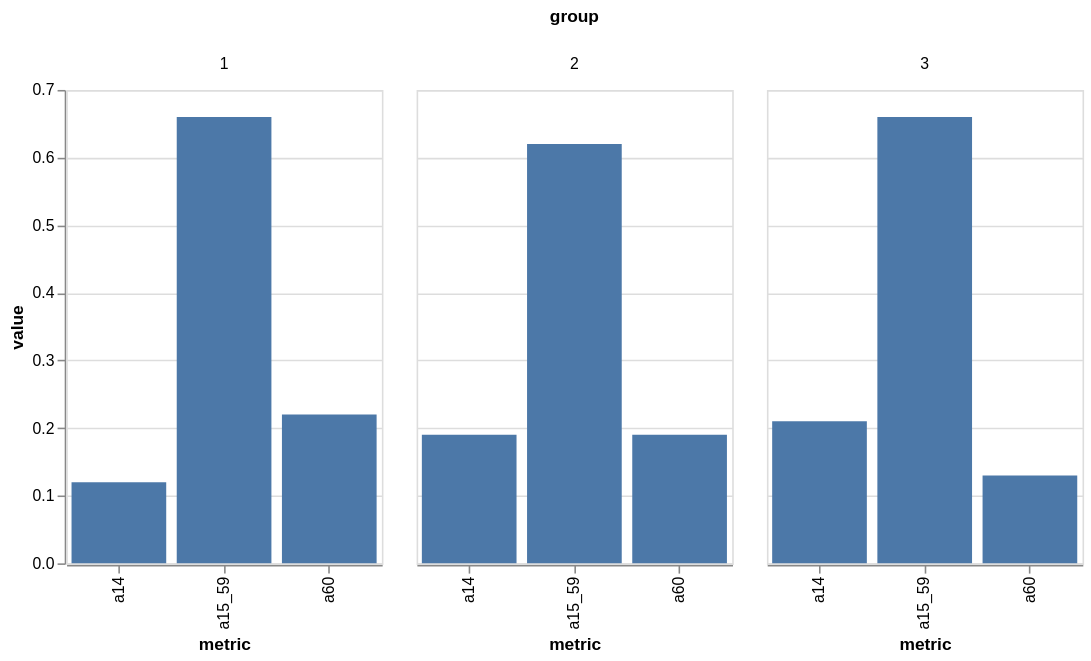

The notebook cell saved with this chart:
### Markdown cell above
三组的地理分布情况  

- 第1组：绿色  
- 第2组：黄色  
- 第3组：红色

### Code cell
gdf_summary = gdf.groupby("group").agg(
    a14=("a14-","mean"),
    a15_59=("a15_59","mean"),
    a60=("a60+","mean"),
).round(2)

alt.Chart(gdf_summary.stack().reset_index().rename({"level_1":"metric",0:"value"},axis=1)).mark_bar().encode(
    x="metric",
    y="value",
    tooltip=["metric:O","value:Q"]
).properties(
    width=200
).facet(
    column="group"
)

### Figure 1 — Vega-Lite specification as saved in the notebook (floating-point values rounded to 4 significant figures)
{"config": {"view": {"continuousWidth": 400, "continuousHeight": 300}}, "data": {"name": "data-24e0339f6d49e3373926d91bc8086d3c"}, "facet": {"column": {"field": "group", "type": "quantitative"}}, "spec": {"mark": "bar", "encoding": {"tooltip": [{"field": "metric", "type": "ordinal"}, {"field": "value", "type": "quantitative"}], "x": {"field": "metric", "type": "nominal"}, "y": {"field": "value", "type": "quantitative"}}, "width": 200}, "$schema": "https://vega.github.io/schema/vega-lite/v4.17.0.json", "datasets": {"data-24e0339f6d49e3373926d91bc8086d3c": [{"group": 1, "metric": "a14", "value": 0.12}, {"group": 1, "metric": "a15_59", "value": 0.66}, {"group": 1, "metric": "a60", "value": 0.22}, {"group": 2, "metric": "a14", "value": 0.19}, {"group": 2, "metric": "a15_59", "value": 0.62}, {"group": 2, "metric": "a60", "value": 0.19}, {"group": 3, "metric": "a14", "value": 0.21}, {"group": 3, "metric": "a15_59", "value": 0.66}, {"group": 3, "metric": "a60", "value": 0.13}]}}
